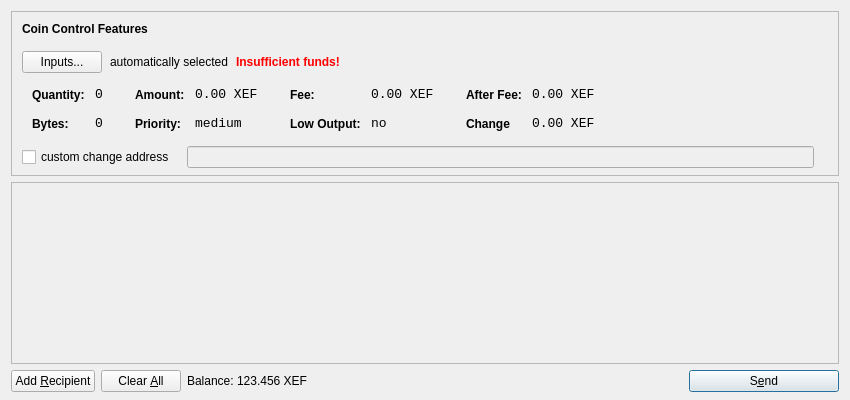
<?xml version="1.0" encoding="UTF-8"?>
<ui version="4.0">
 <class>SendCoinsDialog</class>
 <widget class="QDialog" name="SendCoinsDialog">
  <property name="geometry">
   <rect>
    <x>0</x>
    <y>0</y>
    <width>850</width>
    <height>400</height>
   </rect>
  </property>
  <property name="windowTitle">
   <string>Send Coins</string>
  </property>
  <layout class="QVBoxLayout" name="verticalLayout" stretch="0,1,0">
   <property name="bottomMargin">
    <number>8</number>
   </property>
   <item>
    <widget class="QFrame" name="frameCoinControl">
     <property name="sizePolicy">
      <sizepolicy hsizetype="Expanding" vsizetype="Expanding">
       <horstretch>0</horstretch>
       <verstretch>0</verstretch>
      </sizepolicy>
     </property>
     <property name="maximumSize">
      <size>
       <width>16777215</width>
       <height>16777215</height>
      </size>
     </property>
     <property name="frameShape">
      <enum>QFrame::StyledPanel</enum>
     </property>
     <property name="frameShadow">
      <enum>QFrame::Sunken</enum>
     </property>
     <layout class="QVBoxLayout" name="verticalLayoutCoinControl2">
      <property name="spacing">
       <number>-1</number>
      </property>
      <property name="leftMargin">
       <number>0</number>
      </property>
      <property name="topMargin">
       <number>0</number>
      </property>
      <property name="rightMargin">
       <number>0</number>
      </property>
      <property name="bottomMargin">
       <number>6</number>
      </property>
      <item>
       <layout class="QVBoxLayout" name="verticalLayoutCoinControl" stretch="0,0,0,0,1">
        <property name="spacing">
         <number>0</number>
        </property>
        <property name="leftMargin">
         <number>10</number>
        </property>
        <property name="topMargin">
         <number>10</number>
        </property>
        <item>
         <layout class="QHBoxLayout" name="horizontalLayoutCoinControl1">
          <property name="bottomMargin">
           <number>15</number>
          </property>
          <item>
           <widget class="QLabel" name="labelCoinControlFeatures">
            <property name="sizePolicy">
             <sizepolicy hsizetype="Preferred" vsizetype="Maximum">
              <horstretch>0</horstretch>
              <verstretch>0</verstretch>
             </sizepolicy>
            </property>
            <property name="font">
             <font>
              <weight>75</weight>
              <bold>true</bold>
             </font>
            </property>
            <property name="styleSheet">
             <string notr="true">font-weight:bold;</string>
            </property>
            <property name="text">
             <string>Coin Control Features</string>
            </property>
           </widget>
          </item>
         </layout>
        </item>
        <item>
         <layout class="QHBoxLayout" name="horizontalLayoutCoinControl2" stretch="0,0,0,0">
          <property name="spacing">
           <number>8</number>
          </property>
          <property name="bottomMargin">
           <number>10</number>
          </property>
          <item>
           <widget class="QPushButton" name="pushButtonCoinControl">
            <property name="styleSheet">
             <string notr="true"/>
            </property>
            <property name="text">
             <string>Inputs...</string>
            </property>
           </widget>
          </item>
          <item>
           <widget class="QLabel" name="labelCoinControlAutomaticallySelected">
            <property name="text">
             <string>automatically selected</string>
            </property>
            <property name="margin">
             <number>5</number>
            </property>
           </widget>
          </item>
          <item>
           <widget class="QLabel" name="labelCoinControlInsuffFunds">
            <property name="font">
             <font>
              <weight>75</weight>
              <bold>true</bold>
             </font>
            </property>
            <property name="styleSheet">
             <string notr="true">color:red;font-weight:bold;</string>
            </property>
            <property name="text">
             <string>Insufficient funds!</string>
            </property>
            <property name="margin">
             <number>5</number>
            </property>
           </widget>
          </item>
          <item>
           <spacer name="horizontalSpacerCoinControl">
            <property name="orientation">
             <enum>Qt::Horizontal</enum>
            </property>
            <property name="sizeHint" stdset="0">
             <size>
              <width>40</width>
              <height>1</height>
             </size>
            </property>
           </spacer>
          </item>
         </layout>
        </item>
        <item>
         <widget class="QWidget" name="widgetCoinControl" native="true">
          <property name="sizePolicy">
           <sizepolicy hsizetype="Preferred" vsizetype="Preferred">
            <horstretch>0</horstretch>
            <verstretch>0</verstretch>
           </sizepolicy>
          </property>
          <property name="minimumSize">
           <size>
            <width>0</width>
            <height>0</height>
           </size>
          </property>
          <property name="styleSheet">
           <string notr="true"/>
          </property>
          <layout class="QHBoxLayout" name="horizontalLayoutCoinControl5">
           <property name="margin">
            <number>0</number>
           </property>
           <item>
            <layout class="QHBoxLayout" name="horizontalLayoutCoinControl3" stretch="0,0,0,1">
             <property name="spacing">
              <number>20</number>
             </property>
             <property name="topMargin">
              <number>0</number>
             </property>
             <property name="bottomMargin">
              <number>10</number>
             </property>
             <item>
              <layout class="QFormLayout" name="formLayoutCoinControl1">
               <property name="horizontalSpacing">
                <number>10</number>
               </property>
               <property name="verticalSpacing">
                <number>14</number>
               </property>
               <property name="leftMargin">
                <number>10</number>
               </property>
               <property name="topMargin">
                <number>4</number>
               </property>
               <property name="rightMargin">
                <number>6</number>
               </property>
               <item row="0" column="0">
                <widget class="QLabel" name="labelCoinControlQuantityText">
                 <property name="styleSheet">
                  <string notr="true">font-weight:bold;</string>
                 </property>
                 <property name="text">
                  <string>Quantity:</string>
                 </property>
                 <property name="margin">
                  <number>0</number>
                 </property>
                </widget>
               </item>
               <item row="0" column="1">
                <widget class="QLabel" name="labelCoinControlQuantity">
                 <property name="font">
                  <font>
                   <family>Monospace</family>
                   <pointsize>10</pointsize>
                  </font>
                 </property>
                 <property name="cursor">
                  <cursorShape>IBeamCursor</cursorShape>
                 </property>
                 <property name="contextMenuPolicy">
                  <enum>Qt::ActionsContextMenu</enum>
                 </property>
                 <property name="text">
                  <string>0</string>
                 </property>
                 <property name="margin">
                  <number>0</number>
                 </property>
                 <property name="textInteractionFlags">
                  <set>Qt::LinksAccessibleByMouse|Qt::TextSelectableByKeyboard|Qt::TextSelectableByMouse</set>
                 </property>
                </widget>
               </item>
               <item row="1" column="0">
                <widget class="QLabel" name="labelCoinControlBytesText">
                 <property name="styleSheet">
                  <string notr="true">font-weight:bold;</string>
                 </property>
                 <property name="text">
                  <string>Bytes:</string>
                 </property>
                </widget>
               </item>
               <item row="1" column="1">
                <widget class="QLabel" name="labelCoinControlBytes">
                 <property name="font">
                  <font>
                   <family>Monospace</family>
                   <pointsize>10</pointsize>
                  </font>
                 </property>
                 <property name="cursor">
                  <cursorShape>IBeamCursor</cursorShape>
                 </property>
                 <property name="contextMenuPolicy">
                  <enum>Qt::ActionsContextMenu</enum>
                 </property>
                 <property name="text">
                  <string>0</string>
                 </property>
                 <property name="textInteractionFlags">
                  <set>Qt::LinksAccessibleByMouse|Qt::TextSelectableByKeyboard|Qt::TextSelectableByMouse</set>
                 </property>
                </widget>
               </item>
              </layout>
             </item>
             <item>
              <layout class="QFormLayout" name="formLayoutCoinControl2">
               <property name="horizontalSpacing">
                <number>10</number>
               </property>
               <property name="verticalSpacing">
                <number>14</number>
               </property>
               <property name="leftMargin">
                <number>6</number>
               </property>
               <property name="topMargin">
                <number>4</number>
               </property>
               <property name="rightMargin">
                <number>6</number>
               </property>
               <item row="0" column="0">
                <widget class="QLabel" name="labelCoinControlAmountText">
                 <property name="styleSheet">
                  <string notr="true">font-weight:bold;</string>
                 </property>
                 <property name="text">
                  <string>Amount:</string>
                 </property>
                 <property name="margin">
                  <number>0</number>
                 </property>
                </widget>
               </item>
               <item row="0" column="1">
                <widget class="QLabel" name="labelCoinControlAmount">
                 <property name="font">
                  <font>
                   <family>Monospace</family>
                   <pointsize>10</pointsize>
                  </font>
                 </property>
                 <property name="cursor">
                  <cursorShape>IBeamCursor</cursorShape>
                 </property>
                 <property name="contextMenuPolicy">
                  <enum>Qt::ActionsContextMenu</enum>
                 </property>
                 <property name="text">
                  <string>0.00 XEF</string>
                 </property>
                 <property name="textInteractionFlags">
                  <set>Qt::LinksAccessibleByMouse|Qt::TextSelectableByKeyboard|Qt::TextSelectableByMouse</set>
                 </property>
                </widget>
               </item>
               <item row="1" column="0">
                <widget class="QLabel" name="labelCoinControlPriorityText">
                 <property name="styleSheet">
                  <string notr="true">font-weight:bold;</string>
                 </property>
                 <property name="text">
                  <string>Priority:</string>
                 </property>
                </widget>
               </item>
               <item row="1" column="1">
                <widget class="QLabel" name="labelCoinControlPriority">
                 <property name="font">
                  <font>
                   <family>Monospace</family>
                   <pointsize>10</pointsize>
                  </font>
                 </property>
                 <property name="cursor">
                  <cursorShape>IBeamCursor</cursorShape>
                 </property>
                 <property name="contextMenuPolicy">
                  <enum>Qt::ActionsContextMenu</enum>
                 </property>
                 <property name="text">
                  <string>medium</string>
                 </property>
                 <property name="textInteractionFlags">
                  <set>Qt::LinksAccessibleByMouse|Qt::TextSelectableByKeyboard|Qt::TextSelectableByMouse</set>
                 </property>
                </widget>
               </item>
              </layout>
             </item>
             <item>
              <layout class="QFormLayout" name="formLayoutCoinControl3">
               <property name="horizontalSpacing">
                <number>10</number>
               </property>
               <property name="verticalSpacing">
                <number>14</number>
               </property>
               <property name="leftMargin">
                <number>6</number>
               </property>
               <property name="topMargin">
                <number>4</number>
               </property>
               <property name="rightMargin">
                <number>6</number>
               </property>
               <item row="0" column="0">
                <widget class="QLabel" name="labelCoinControlFeeText">
                 <property name="styleSheet">
                  <string notr="true">font-weight:bold;</string>
                 </property>
                 <property name="text">
                  <string>Fee:</string>
                 </property>
                 <property name="margin">
                  <number>0</number>
                 </property>
                </widget>
               </item>
               <item row="0" column="1">
                <widget class="QLabel" name="labelCoinControlFee">
                 <property name="font">
                  <font>
                   <family>Monospace</family>
                   <pointsize>10</pointsize>
                  </font>
                 </property>
                 <property name="cursor">
                  <cursorShape>IBeamCursor</cursorShape>
                 </property>
                 <property name="contextMenuPolicy">
                  <enum>Qt::ActionsContextMenu</enum>
                 </property>
                 <property name="text">
                  <string>0.00 XEF</string>
                 </property>
                 <property name="textInteractionFlags">
                  <set>Qt::LinksAccessibleByMouse|Qt::TextSelectableByKeyboard|Qt::TextSelectableByMouse</set>
                 </property>
                </widget>
               </item>
               <item row="1" column="0">
                <widget class="QLabel" name="labelCoinControlLowOutputText">
                 <property name="styleSheet">
                  <string notr="true">font-weight:bold;</string>
                 </property>
                 <property name="text">
                  <string>Low Output:</string>
                 </property>
                </widget>
               </item>
               <item row="1" column="1">
                <widget class="QLabel" name="labelCoinControlLowOutput">
                 <property name="font">
                  <font>
                   <family>Monospace</family>
                   <pointsize>10</pointsize>
                  </font>
                 </property>
                 <property name="cursor">
                  <cursorShape>IBeamCursor</cursorShape>
                 </property>
                 <property name="contextMenuPolicy">
                  <enum>Qt::ActionsContextMenu</enum>
                 </property>
                 <property name="text">
                  <string>no</string>
                 </property>
                 <property name="textInteractionFlags">
                  <set>Qt::LinksAccessibleByMouse|Qt::TextSelectableByKeyboard|Qt::TextSelectableByMouse</set>
                 </property>
                </widget>
               </item>
              </layout>
             </item>
             <item>
              <layout class="QFormLayout" name="formLayoutCoinControl4">
               <property name="horizontalSpacing">
                <number>10</number>
               </property>
               <property name="verticalSpacing">
                <number>14</number>
               </property>
               <property name="leftMargin">
                <number>6</number>
               </property>
               <property name="topMargin">
                <number>4</number>
               </property>
               <property name="rightMargin">
                <number>6</number>
               </property>
               <item row="0" column="0">
                <widget class="QLabel" name="labelCoinControlAfterFeeText">
                 <property name="styleSheet">
                  <string notr="true">font-weight:bold;</string>
                 </property>
                 <property name="text">
                  <string>After Fee:</string>
                 </property>
                 <property name="margin">
                  <number>0</number>
                 </property>
                </widget>
               </item>
               <item row="0" column="1">
                <widget class="QLabel" name="labelCoinControlAfterFee">
                 <property name="font">
                  <font>
                   <family>Monospace</family>
                   <pointsize>10</pointsize>
                  </font>
                 </property>
                 <property name="cursor">
                  <cursorShape>IBeamCursor</cursorShape>
                 </property>
                 <property name="contextMenuPolicy">
                  <enum>Qt::ActionsContextMenu</enum>
                 </property>
                 <property name="text">
                  <string>0.00 XEF</string>
                 </property>
                 <property name="textInteractionFlags">
                  <set>Qt::LinksAccessibleByMouse|Qt::TextSelectableByKeyboard|Qt::TextSelectableByMouse</set>
                 </property>
                </widget>
               </item>
               <item row="1" column="0">
                <widget class="QLabel" name="labelCoinControlChangeText">
                 <property name="styleSheet">
                  <string notr="true">font-weight:bold;</string>
                 </property>
                 <property name="text">
                  <string>Change</string>
                 </property>
                </widget>
               </item>
               <item row="1" column="1">
                <widget class="QLabel" name="labelCoinControlChange">
                 <property name="font">
                  <font>
                   <family>Monospace</family>
                   <pointsize>10</pointsize>
                  </font>
                 </property>
                 <property name="cursor">
                  <cursorShape>IBeamCursor</cursorShape>
                 </property>
                 <property name="contextMenuPolicy">
                  <enum>Qt::ActionsContextMenu</enum>
                 </property>
                 <property name="text">
                  <string>0.00 XEF</string>
                 </property>
                 <property name="textInteractionFlags">
                  <set>Qt::LinksAccessibleByMouse|Qt::TextSelectableByKeyboard|Qt::TextSelectableByMouse</set>
                 </property>
                </widget>
               </item>
              </layout>
             </item>
            </layout>
           </item>
          </layout>
         </widget>
        </item>
        <item>
         <layout class="QHBoxLayout" name="horizontalLayoutCoinControl4" stretch="0,0,0">
          <property name="spacing">
           <number>12</number>
          </property>
          <property name="sizeConstraint">
           <enum>QLayout::SetDefaultConstraint</enum>
          </property>
          <property name="topMargin">
           <number>5</number>
          </property>
          <property name="rightMargin">
           <number>5</number>
          </property>
          <item>
           <widget class="QCheckBox" name="checkBoxCoinControlChange">
            <property name="text">
             <string>custom change address</string>
            </property>
           </widget>
          </item>
          <item>
           <widget class="QLineEdit" name="lineEditCoinControlChange">
            <property name="enabled">
             <bool>false</bool>
            </property>
            <property name="sizePolicy">
             <sizepolicy hsizetype="Expanding" vsizetype="Fixed">
              <horstretch>0</horstretch>
              <verstretch>0</verstretch>
             </sizepolicy>
            </property>
           </widget>
          </item>
          <item>
           <widget class="QLabel" name="labelCoinControlChangeLabel">
            <property name="sizePolicy">
             <sizepolicy hsizetype="Preferred" vsizetype="Expanding">
              <horstretch>0</horstretch>
              <verstretch>0</verstretch>
             </sizepolicy>
            </property>
            <property name="minimumSize">
             <size>
              <width>0</width>
              <height>0</height>
             </size>
            </property>
            <property name="text">
             <string/>
            </property>
            <property name="margin">
             <number>3</number>
            </property>
           </widget>
          </item>
         </layout>
        </item>
        <item>
         <spacer name="verticalSpacerCoinControl">
          <property name="orientation">
           <enum>Qt::Vertical</enum>
          </property>
          <property name="sizeHint" stdset="0">
           <size>
            <width>800</width>
            <height>1</height>
           </size>
          </property>
         </spacer>
        </item>
       </layout>
      </item>
     </layout>
    </widget>
   </item>
   <item>
    <widget class="QScrollArea" name="scrollArea">
     <property name="widgetResizable">
      <bool>true</bool>
     </property>
     <widget class="QWidget" name="scrollAreaWidgetContents">
      <property name="geometry">
       <rect>
        <x>0</x>
        <y>0</y>
        <width>830</width>
        <height>165</height>
       </rect>
      </property>
      <layout class="QVBoxLayout" name="verticalLayout_2">
       <property name="margin">
        <number>0</number>
       </property>
       <item>
        <layout class="QVBoxLayout" name="entries">
         <property name="spacing">
          <number>6</number>
         </property>
        </layout>
       </item>
       <item>
        <spacer name="verticalSpacer">
         <property name="orientation">
          <enum>Qt::Vertical</enum>
         </property>
         <property name="sizeHint" stdset="0">
          <size>
           <width>20</width>
           <height>40</height>
          </size>
         </property>
        </spacer>
       </item>
      </layout>
     </widget>
    </widget>
   </item>
   <item>
    <layout class="QHBoxLayout" name="horizontalLayout">
     <item>
      <widget class="QPushButton" name="addButton">
       <property name="toolTip">
        <string>Send to multiple recipients at once</string>
       </property>
       <property name="text">
        <string>Add &amp;Recipient</string>
       </property>
       <property name="icon">
        <iconset resource="../bitcoin.qrc">
         <normaloff>:/icons/add</normaloff>:/icons/add</iconset>
       </property>
       <property name="autoDefault">
        <bool>false</bool>
       </property>
      </widget>
     </item>
     <item>
      <widget class="QPushButton" name="clearButton">
       <property name="sizePolicy">
        <sizepolicy hsizetype="Minimum" vsizetype="Fixed">
         <horstretch>0</horstretch>
         <verstretch>0</verstretch>
        </sizepolicy>
       </property>
       <property name="toolTip">
        <string>Remove all transaction fields</string>
       </property>
       <property name="text">
        <string>Clear &amp;All</string>
       </property>
       <property name="icon">
        <iconset resource="../bitcoin.qrc">
         <normaloff>:/icons/remove</normaloff>:/icons/remove</iconset>
       </property>
       <property name="autoRepeatDelay">
        <number>300</number>
       </property>
       <property name="autoDefault">
        <bool>false</bool>
       </property>
      </widget>
     </item>
     <item>
      <layout class="QHBoxLayout" name="horizontalLayout_2">
       <property name="spacing">
        <number>3</number>
       </property>
       <item>
        <widget class="QLabel" name="label">
         <property name="sizePolicy">
          <sizepolicy hsizetype="Preferred" vsizetype="Fixed">
           <horstretch>0</horstretch>
           <verstretch>0</verstretch>
          </sizepolicy>
         </property>
         <property name="text">
          <string>Balance:</string>
         </property>
        </widget>
       </item>
       <item>
        <widget class="QLabel" name="labelBalance">
         <property name="sizePolicy">
          <sizepolicy hsizetype="Preferred" vsizetype="Fixed">
           <horstretch>0</horstretch>
           <verstretch>0</verstretch>
          </sizepolicy>
         </property>
         <property name="cursor">
          <cursorShape>IBeamCursor</cursorShape>
         </property>
         <property name="text">
          <string>123.456 XEF</string>
         </property>
         <property name="textInteractionFlags">
          <set>Qt::LinksAccessibleByMouse|Qt::TextSelectableByKeyboard|Qt::TextSelectableByMouse</set>
         </property>
        </widget>
       </item>
      </layout>
     </item>
     <item>
      <spacer name="horizontalSpacer">
       <property name="orientation">
        <enum>Qt::Horizontal</enum>
       </property>
       <property name="sizeHint" stdset="0">
        <size>
         <width>40</width>
         <height>20</height>
        </size>
       </property>
      </spacer>
     </item>
     <item>
      <widget class="QPushButton" name="sendButton">
       <property name="minimumSize">
        <size>
         <width>150</width>
         <height>0</height>
        </size>
       </property>
       <property name="toolTip">
        <string>Confirm the send action</string>
       </property>
       <property name="text">
        <string>S&amp;end</string>
       </property>
       <property name="icon">
        <iconset resource="../bitcoin.qrc">
         <normaloff>:/icons/send</normaloff>:/icons/send</iconset>
       </property>
       <property name="default">
        <bool>true</bool>
       </property>
      </widget>
     </item>
    </layout>
   </item>
  </layout>
 </widget>
 <resources>
  <include location="../bitcoin.qrc"/>
 </resources>
 <connections/>
</ui>
